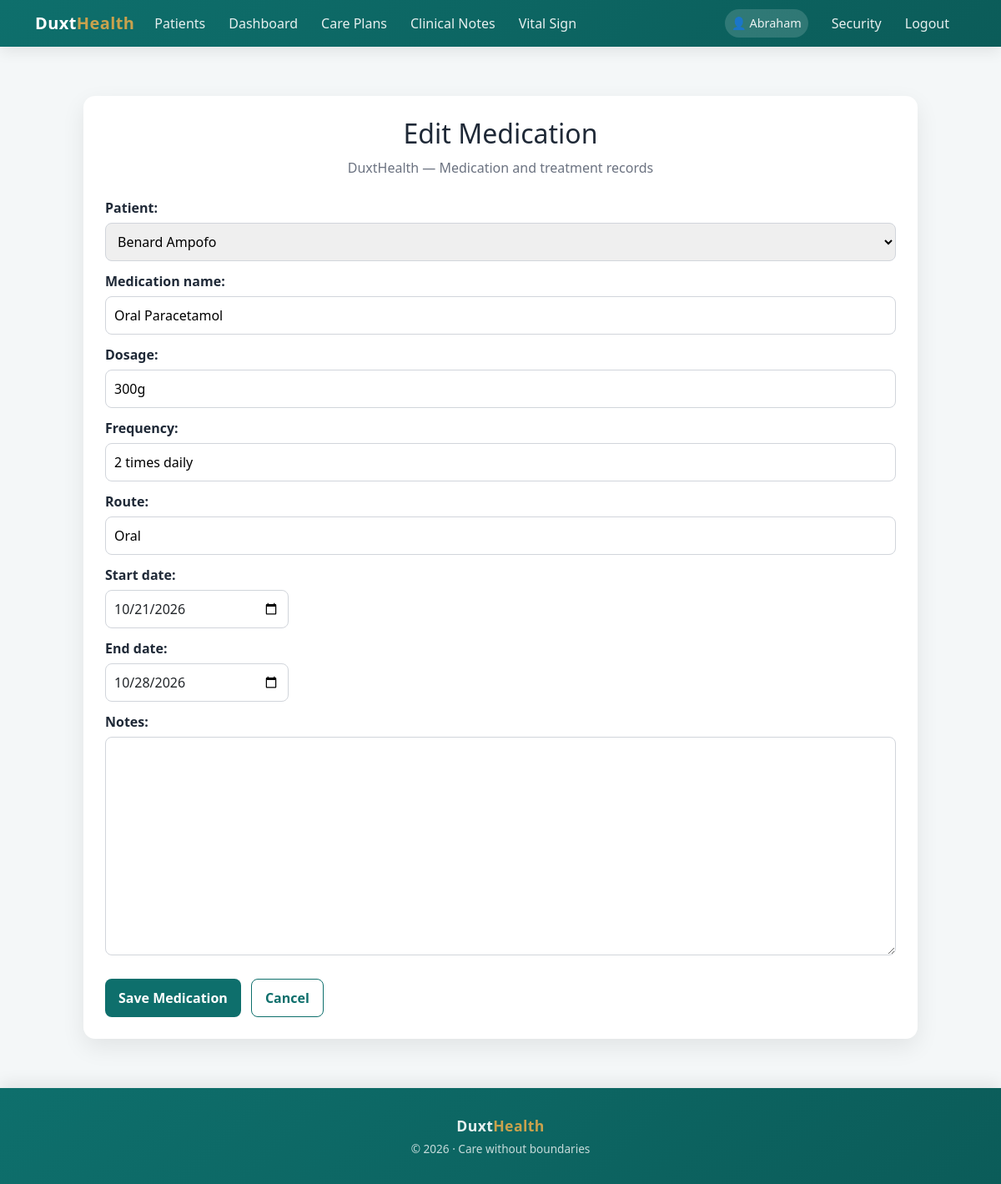
The app's page /medicationsheets/17/update/ (signed in) with its own data.
### homecare/models.py (models this page shows, shortened)
class MedicationSheet(models.Model):
    patient = models.ForeignKey(
        Patient,
        on_delete=models.CASCADE,
        related_name="medications"
    )
    care_plan = models.ForeignKey(
        CarePlan,
        on_delete=models.SET_NULL,
        null=True,
        blank=True
    )
    medication_name = models.CharField(max_length=255)
    dosage = models.CharField(max_length=100)
    frequency = models.CharField(max_length=100)
    route = models.CharField(max_length=100)
    status = models.CharField(
    max_length=20,
    choices=[
        ('active', 'Active'),
        ('completed', 'Completed'),
        ('discontinued', 'Discontinued'),
        ('on_hold', 'On Hold'),
    ],
    default='active',
    db_index=True,
)
    completed_at = models.DateTimeField(
    null=True,
    blank=True,
)
    completion_notes = models.TextField(blank=True)
    start_date = models.DateField()
    end_date = models.DateField(null=True, blank=True)
    notes = models.TextField(blank=True)
    created_at = models.DateTimeField(auto_now_add=True)
    created_by = models.ForeignKey(HealthProfessional,on_delete=models.SET_NULL,null=True)

### homecare/views.py (the view)
# urls.py: path('medicationsheets/<int:pk>/update/', views.medicationsheet_update, name='medicationsheet_update'),
@login_required
@role_required(["admin", "nurse", "doctor"])
def medicationsheet_update(request, pk):
    medication = _get_medication_for_user(request.user, pk)
    if request.method == "POST":
        form = MedicationSheetForm(
            request.POST,
            instance=medication,
            user=request.user,
        )
        if form.is_valid():
            updated = form.save(commit=False)
            updated.save()
            messages.success(
                request,
                "Medication prescription updated.",
            )
            return redirect(
                "homecare:patient_medications",
                patient_id=updated.patient_id,
            )
    else:
        form = MedicationSheetForm(
            instance=medication,
            user=request.user,
        )
    return render(
        request,
        "homecare/medicationsheet_form.html",
        {
            "form": form,
            "bulk_create": False,
            "medication": medication,
        },
    )

### homecare/forms.py
class MedicationSheetForm(forms.ModelForm):
    class Meta:
        model = MedicationSheet
        fields = [
            'patient',
            'medication_name',
            'dosage',
            'frequency',
            'route',
            'start_date',
            'end_date',
            'notes'
        ]
        widgets = {
    'start_date': forms.DateInput(
        attrs={
            'type': 'date',
            'class': 'form-control',
            'style': 'max-width:220px;'
        }
    ),
    'end_date': forms.DateInput(
        attrs={
            'type': 'date',
            'class': 'form-control',
            'style': 'max-width:220px;'
        }
    ),
}
    def __init__(self, *args, user=None, **kwargs):
        super().__init__(*args, **kwargs)
        if user:
            self.fields['patient'].queryset = get_visible_patients(user)
        else:
            self.fields['patient'].queryset = self.fields['patient'].queryset.none()

### homecare/models.py (called while the page is built)
    def __str__(self):
        return f"{self.first_name} {self.last_name}"

### homecare/utils/access.py (called while the page is built)
def get_visible_patients(user):
    if not user or not user.is_authenticated:
        return Patient.objects.none()
    if not hasattr(user, "healthprofessional"):
        return Patient.objects.none()
    hp = user.healthprofessional
    base_queryset = Patient.objects.filter(is_active=True)
    if hp.role == "admin":
        return base_queryset
    if hp.role in ["doctor", "nurse", "caregiver"]:
        return base_queryset.filter(
            assignments__professional=hp
        ).distinct()
    return Patient.objects.none()

### homecare/views.py (called while the page is built)
def _visible_medications_for_user(user):
    visible_patients = get_visible_patients(user)
    return (
        MedicationSheet.objects
        .filter(patient__in=visible_patients)
        .select_related("patient", "care_plan", "created_by")
        .distinct()
    )

def _get_medication_for_user(user, medication_id):
    return get_object_or_404(
        _visible_medications_for_user(user),
        pk=medication_id,
    )

### homecare/templates/homecare/medicationsheet_form.html (shortened to what this page needs)
{% extends "bases.html" %}
{% block content %}
<div class="form-card">
    <h2>
        {% if form.instance.pk %}
            Edit Medication
        {% elif bulk_create %}
            Prescribe Multiple Medications
        {% else %}
            Add Medication
        {% endif %}
    </h2>
    <div class="form-subtitle">
        DuxtHealth — Medication and treatment records
    </div>
    <form method="post" novalidate>
        {% if bulk_create %}
            {{ form.non_field_errors }}
            <div class="patient-section">
                <h3>Patient and Care Plan</h3>
                {% for field in form %}
                    <div class="field">
                        {{ field.label_tag }}
                        {{ field }}
                        {{ field.errors }}
                    </div>
                {% endfor %}
            </div>
            <h3>Medication Items</h3>
            <p>Add each prescribed medicine separately. Check every
               medicine and its instructions before submitting.</p>
            {{ item_formset.management_form }}
            {{ item_formset.non_form_errors }}
            <div id="medication-rows">
                {% for item in item_formset %}
                    <div class="medication-row">
                        <h3>Medication {{ forloop.counter }}</h3>
                        {{ item.id }}
                        {% for hidden in item.hidden_fields %}
                            {{ hidden }}
                        {% endfor %}
                        {% for field in item.visible_fields %}
                            {% if field.name == "DELETE" %}
                                <div class="delete-field">
                                    {{ field }}
                                </div>
                            {% else %}
                                <div class="field">
                                    {{ field.label_tag }}
                                    {{ field }}
                                    {{ field.errors }}
                                </div>
                            {% endif %}
                        {% endfor %}
                        <button type="button" class="btn-remove"
                                onclick="removeMedication(this)">
                            Remove medication
                        </button>
                    </div>
                {% endfor %}
            </div>
            <button type="button" id="add-medication"
                    class="btn-outline-duxt">
                + Add Another Medication
            </button>
            <template id="empty-medication-template">
                <div class="medication-row">
                    <h3>New Medication</h3>
                    {{ item_formset.empty_form }}
                    <button type="button" class="btn-remove"
                            onclick="removeMedication(this)">
                        Remove medication
                    </button>
                </div>
            </template>
        {% else %}
            {% for field in form %}
                <div class="field">
                    {{ field.label_tag }}
                    {{ field }}
                </div>
            {% endfor %}
        {% endif %}
        <div class="form-actions">
            <button type="submit" class="btn-duxt">
                Save Medication{% if bulk_create %} Prescription{% endif %}
            </button>
            <a href="{% url 'homecare:medicationsheet_list' %}"
               class="btn-outline-duxt">
                Cancel
            </a>
        </div>
    </form>
</div>
{% endblock %}

### templates/bases.html (shortened to what this page needs)
<!DOCTYPE html>
<html lang="en">
<head>
  <link href="https://cdn.jsdelivr.net/npm/bootstrap@5.3.0/dist/css/bootstrap.min.css" rel="stylesheet" />
</head>
<body>
<nav class="navbar navbar-expand-lg navbar-dark">
  <div class="container">
    <a class="navbar-brand" href="{% url 'homecare:home' %}">
      Duxt<span>Health</span>
    </a>
    <div class="collapse navbar-collapse" id="navbarNav">
      <ul class="navbar-nav">
        <li class="nav-item">
          <a class="nav-link" href="{% url 'homecare:patient_list' %}">Patients</a>
        </li>
        <li class="nav-item">
          <a class="nav-link" href="{% url 'homecare:homecare_home' %}">Dashboard</a>
        </li>
        <li class="nav-item">
          <a class="nav-link" href="{% url 'homecare:careplan_list' %}">Care Plans</a>
        </li>
        <li class="nav-item">
          <a class="nav-link" href="{% url 'homecare:doctornote_list' %}">Clinical Notes</a>
        </li>
        <li class="nav-item">
          <a class="nav-link" href="{% url 'homecare:vitalsign_list' %}">Vital Sign</a>
        </li>
      </ul>
      <ul class="navbar-nav ms-auto align-items-lg-center">
        {% if user.is_authenticated %}
          <li class="nav-item me-2">
            <span class="nav-link user-badge">👤 {{ user.first_name|capfirst }}</span>
          </li>
          <li class="nav-item">
            <a class="nav-link" href="{% url 'password_change' %}">Security</a>
          </li>
          <li class="nav-item">
            <a class="nav-link" href="{% url 'logout' %}">Logout</a>
          </li>
        {% endif %}
      </ul>
    </div>
  </div>
</nav>
<main class="container my-4">
  {% block content %}{% endblock %}
</main>
<footer class="footer text-center">
  <div class="container">
    <p class="mb-1 footer-brand">
      Duxt<span>Health</span>
    </p>
    <p class="footer-tagline mb-0">
      © 2026 · Care without boundaries
    </p>
  </div>
</footer>
</body>
</html>

### templates/bases.html (style rules this page uses)
:root { --duxt-primary: #0E6F6C; --duxt-secondary: #7ED6C2; --duxt-gold: #C9A24D; --duxt-dark: #1F2937; --duxt-bg: #f4f7f8; --duxt-gradient: linear-gradient(135deg, #0E6F6C, #0b5c59); }
body { font-family: "Segoe UI", system-ui, -apple-system, BlinkMacSystemFont, sans-serif; background-color: var(--duxt-bg); color: var(--duxt-dark); min-height: 100vh; display: flex; flex-direction: column; }
.navbar { background: var(--duxt-gradient); box-shadow: 0 6px 18px rgba(0,0,0,.08); }
.navbar-brand { font-weight: 700; font-size: 1.25rem; letter-spacing: 0.4px; }
.navbar-brand span { color: var(--duxt-gold); }
.nav-link { color: rgba(255,255,255,.9) !important; font-weight: 500; margin-right: 12px; transition: color .2s ease; }
.user-badge { background: rgba(255,255,255,.15); padding: 6px 14px; border-radius: 20px; font-size: 0.9rem; }
main.container { max-width: 1200px; flex: 1; }
footer.footer { background: var(--duxt-gradient); color: rgba(255,255,255,.9); padding: 2rem 0; box-shadow: 0 -6px 18px rgba(0,0,0,.08); }
.footer-brand { font-weight: 700; font-size: 1.1rem; letter-spacing: 0.4px; }
.footer-brand span { color: var(--duxt-gold); }
.footer-tagline { font-size: 0.85rem; opacity: 0.85; }

### homecare/templates/homecare/medicationsheet_form.html (style rules this page uses)
.form-card { max-width: 1000px; margin: 35px auto; padding: 26px; background: #fff; border-radius: 14px; box-shadow: 0 10px 28px rgba(0,0,0,.08); }
.form-card h2 { text-align: center; margin-bottom: 10px; }
.form-subtitle { text-align: center; color: #6b7280; margin-bottom: 24px; }
.form-card label { display: block; font-weight: 600; margin-bottom: 6px; }
.form-card input, .form-card textarea, .form-card select { width: 100%; padding: 10px; border: 1px solid #d1d5db; border-radius: 8px; }
.field { margin-bottom: 12px; }
.btn-duxt, .btn-outline-duxt, .btn-remove { display: inline-block; padding: 10px 16px; border-radius: 8px; cursor: pointer; text-decoration: none; font-weight: 600; }
.btn-duxt { background: #0e6f6c; color: white; border: 0; }
.btn-outline-duxt { color: #0e6f6c; border: 1px solid #0e6f6c; }
.form-actions { display: flex; gap: 12px; flex-wrap: wrap; margin-top: 22px; }

### records on screen
MedicationSheet: form "Benard Ampofo" "Oral Paracetamol" "300g" "2 times daily" "Oral" "10/21/2026" "10/28/2026"

### other values on screen
{{ user.first_name|capfirst }} "Abraham"
{{ field.label_tag }} "Patient:" "Medication name:" "Dosage:" "Frequency:" "Route:" "Start date:" "End date:" "Notes:"
